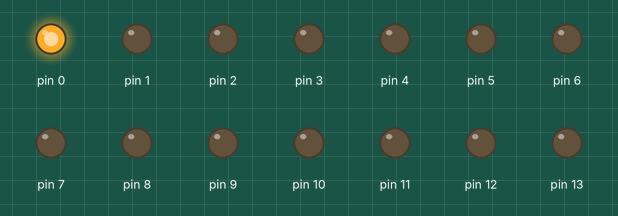
The program below on a simulated Arduino Uno, built with avr-gcc and run on an emulated ATmega328P. Parts: output pins drawn as LEDs (lit = HIGH).

Above: at 0.05 s.
At 0.55 s:
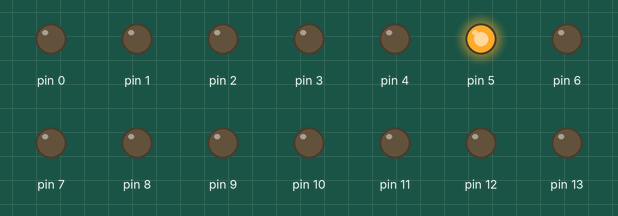
At 1.05 s:
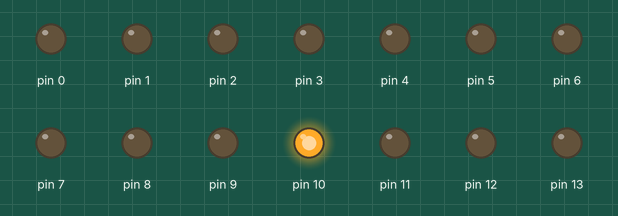
At 2.05 s:
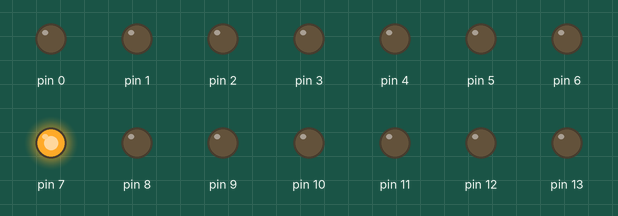
At 4.1 s:
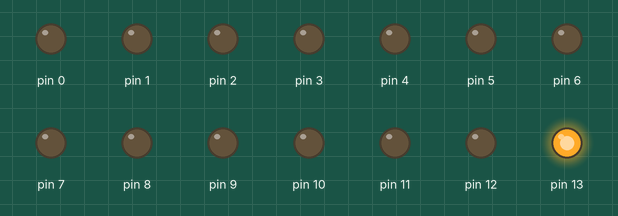
At 6.05 s:
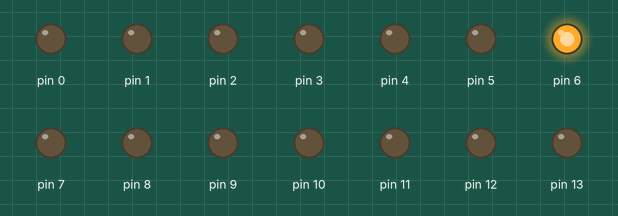
Timing chart, 0 to 6.3 s (numbered marks = the images above):
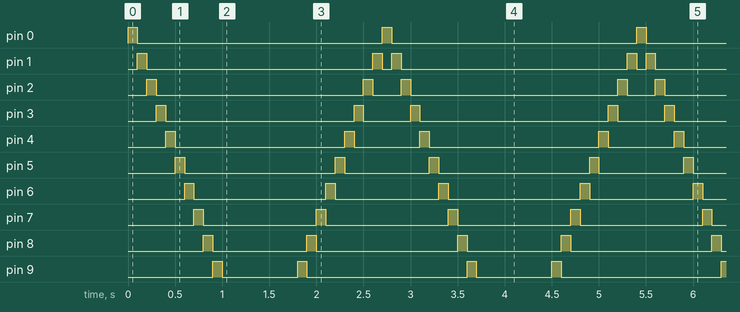

Measured:
- by itself, pin 0: alternates HIGH for 0.10 s and LOW for 2.6 s
- by itself, pin 1: repeats every 2.7 s: LOW 2.4 s, HIGH 0.10 s, LOW 0.10 s, HIGH 0.10 s
- by itself, pin 2: repeats every 2.7 s: LOW 2.2 s, HIGH 0.10 s, LOW 0.30 s, HIGH 0.10 s
- by itself, pin 3: repeats every 2.7 s: LOW 2.0 s, HIGH 0.10 s, LOW 0.50 s, HIGH 0.10 s
- by itself, pin 4: repeats every 2.7 s: LOW 1.8 s, HIGH 0.10 s, LOW 0.70 s, HIGH 0.10 s
- by itself, pin 5: repeats every 2.7 s: LOW 1.6 s, HIGH 0.10 s, LOW 0.90 s, HIGH 0.10 s
- by itself, pin 6: repeats every 2.7 s: LOW 1.4 s, HIGH 0.10 s, LOW 1.1 s, HIGH 0.10 s
- by itself, pin 7: alternates HIGH for 0.10 s and LOW for 1.2 s

The program:

main.cpp
```cpp
#include <Arduino.h>

// put function declarations here:
//Part 1
/*
void setup() {
  // put your setup code here, to run once:
  pinMode(13,OUTPUT);
}

void loop() {
  digitalWrite(13,HIGH);
  delay(250);
  digitalWrite(13,LOW);
  delay(250);
}
*/

//part 2 lab
/*void setup()
{
  pinMode(13, OUTPUT);

  pinMode(7, OUTPUT);
}

void loop()
{
  digitalWrite(7, HIGH);
  digitalWrite(13, HIGH);
  delay(500);
  digitalWrite(7, LOW);
  digitalWrite(13, LOW);
  delay(500);

}

*/

//part 3
/*
void setup()
{
  pinMode(13, OUTPUT);
  Serial.begin(9600);
  pinMode(2, INPUT);

}

void loop()
{
	int pushButton = digitalRead(2);
    Serial.println(pushButton);
    digitalWrite(13,LOW);
    if(pushButton>0){digitalWrite(13,HIGH);}


}

*/

//part 4

void setup()
{
  for (int i =0; i <14; i++)
 {
 pinMode(i,OUTPUT);
 }

}

void loop()
{
  for(int i =0; i<14; i++)
 {
 digitalWrite(i,HIGH);
 delay(100);
 digitalWrite(i,LOW);
 }

  for(int i =13; i!=0; i--)
 {
 digitalWrite(i,HIGH);
 delay(100);
 digitalWrite(i,LOW);


 }
}
```
